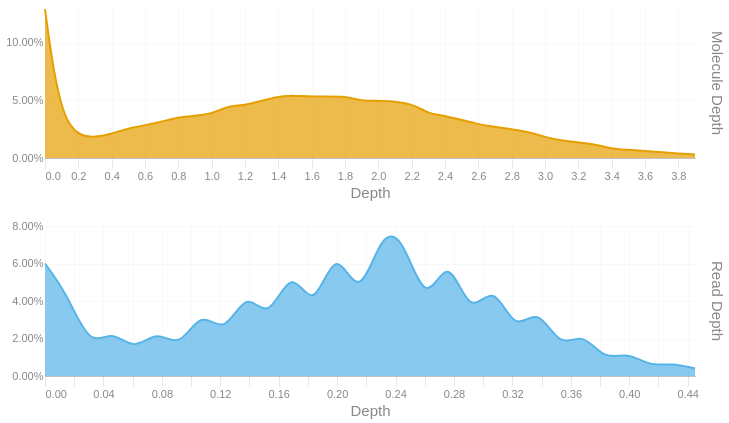

Write notebook code for a chart like this one.
### Code cell
readdep = depth_hist(tb['Read Depth'], q99, 3)
readdep = readdep.with_columns(pl.lit('Read Depth').alias('Metric'))
if not SKIPLR:
    moldep = depth_hist(tb['Molecule Depth'], mol_q99, 1)
    moldep = moldep.with_columns(pl.lit('Molecule Depth').alias('Metric'))
    _hist = pl.concat([readdep, moldep])
    _hist = _hist.filter(pl.col('Proportion') != 0)
    with SafeRender(_hist):
        (
            alt.Chart(_hist)        
            .mark_area(interpolate = "basis")
            .encode(
                x=alt.X('Bin:Q').scale(domainMin=0).axis(alt.Axis(title='Depth')),
                y = alt.Y('Proportion:Q', title = None).axis(format = '.2%'),
                color = alt.Color('Metric:N').legend(None),
                row = alt.Row("Metric:N").header(title = None, labelOrient = 'right'),
                tooltip = [
                    alt.Tooltip("Metric:N", title = "Metric"),
                    alt.Tooltip('Interval:N', title = "Depth Interval"),
                    alt.Tooltip('Proportion:Q', title = "% Alignments").format('.2%')
                ]
            )
            .resolve_scale(x='independent', y='independent')
            .properties(
                height = 150, width = 650,
                usermeta={'embedOptions': {'downloadFileName': f'{samplename}.depth.hist'}}
            )
        ).display()
else:
    readdep = readdep.filter(pl.col('Proportion') != 0)
    with SafeRender(readdep):
        (
            alt.Chart(readdep)        
            .mark_area(interpolate = "basis")
            .encode(
                x=alt.X('Bin:Q').scale(domainMin=0).axis(alt.Axis(title='Depth')),
                y = alt.Y('Proportion:Q', title = None).axis(format = '.2%'),
                tooltip = [
                    alt.Tooltip('Interval:N', title = "Depth Interval"),
                    alt.Tooltip('Proportion:Q', title = "% Alignments").format('.2%')
                ]
            )
            .properties(
                usermeta={'embedOptions': {'downloadFileName': f'{samplename}.depth.hist'}}
            )
        ).display()

### Figure 1 — Vega-Lite specification as saved in the notebook (floating-point values rounded to 4 significant figures)
{"width": 650, "height": 150, "config": {"title": {"anchor": "start", "dy": -15, "fontSize": 18, "color": "#888888", "subtitleColor": "#888888", "subtitleFontSize": 14}, "arc": {"fill": "#0072B2"}, "axis": {"domainColor": "#888888", "domainWidth": 0.5, "gridWidth": 0.2, "grid": false, "titleFontWeight": 400, "titleFontSize": 15, "labelFontSize": 11, "labelColor": "#888888", "tickColor": "#888888", "tickWidth": 0.2, "titleColor": "#888888"}, "axisBand": {"grid": false}, "axisX": {"grid": true, "tickSize": 10, "domainCap": "round"}, "axisY": {"domain": false, "grid": true, "tickSize": 0, "domainCap": "round"}, "background": "transparent", "header": {"labelFontSize": 15, "labelColor": "#888888", "titleFontSize": 15, "titleFontWeight": 600, "titleColor": "#888888"}, "legend": {"labelFont": "sans-serif", "labelFontSize": 12, "labelColor": "#888888", "symbolSize": 100, "symbolType": "circle", "titleFontSize": 12, "titlePadding": 10, "titleColor": "#888888", "title": null}, "range": {"category": ["#E69F00", "#56B4E9", "#009E73", "#F0E442", "#0072B2", "#D55E00", "#CC79A7", "#000000"], "diverging": ["#cfe8f3", "#a2d4ec", "#73bfe2", "#46abdb", "#1696d2", "#12719e"]}, "area": {"fill": "#0072B2", "fillOpacity": 0.7, "line": true, "strokeOpacity": 0.7}, "line": {"color": "#0072B2", "stroke": "#0072B2", "strokeWidth": 2}, "trail": {"color": "#0072B2", "stroke": "#0072B2", "strokeWidth": 0, "size": 1}, "point": {"filled": true, "fillOpacity": 1.0, "size": 95}, "text": {"color": "#888888", "fontSize": 11, "align": "right", "fontWeight": 400, "size": 11}, "bar": {"fill": "#0072B2", "stroke": null}, "view": {"stroke": null, "continuousWidth": 660, "continuousHeight": 400}}, "data": {"name": "data-0a4e98eacdf8ae9d145cfc041645c332"}, "mark": {"type": "area", "interpolate": "basis"}, "encoding": {"color": {"field": "Metric", "legend": null, "type": "nominal"}, "row": {"field": "Metric", "header": {"title": null, "labelOrient": "right"}, "type": "nominal"}, "tooltip": [{"field": "Metric", "title": "Metric", "type": "nominal"}, {"field": "Interval", "title": "Depth Interval", "type": "nominal"}, {"field": "Proportion", "format": ".2%", "title": "% Alignments", "type": "quantitative"}], "x": {"axis": {"title": "Depth"}, "field": "Bin", "scale": {"domainMin": 0}, "type": "quantitative"}, "y": {"axis": {"format": ".2%"}, "field": "Proportion", "title": null, "type": "quantitative"}}, "resolve": {"scale": {"x": "independent", "y": "independent"}}, "usermeta": {"embedOptions": {"downloadFileName": "TF26LRJL0061_5B_10484332_23Y22YLT4_L7.depth.hist"}}, "$schema": "https://vega.github.io/schema/vega-lite/v6.4.1.json", "datasets": {"data-0a4e98eacdf8ae9d145cfc041645c332": [{"Bin": 0.0, "Interval": "0.0-0.015", "Proportion": 0.06, "Metric": "Read Depth"}, {"Bin": 0.015, "Interval": "0.015-0.031", "Proportion": 0.044, "Metric": "Read Depth"}, {"Bin": 0.031, "Interval": "0.031-0.046", "Proportion": 0.015, "Metric": "Read Depth"}, {"Bin": 0.046, "Interval": "0.046-0.061", "Proportion": 0.025, "Metric": "Read Depth"}, {"Bin": 0.061, "Interval": "0.061-0.077", "Proportion": 0.013, "Metric": "Read Depth"}, {"Bin": 0.077, "Interval": "0.077-0.092", "Proportion": 0.025, "Metric": "Read Depth"}, {"Bin": 0.092, "Interval": "0.092-0.107", "Proportion": 0.014, "Metric": "Read Depth"}, {"Bin": 0.107, "Interval": "0.107-0.123", "Proportion": 0.036, "Metric": "Read Depth"}, {"Bin": 0.123, "Interval": "0.123-0.138", "Proportion": 0.021, "Metric": "Read Depth"}, {"Bin": 0.138, "Interval": "0.138-0.153", "Proportion": 0.047, "Metric": "Read Depth"}, {"Bin": 0.153, "Interval": "0.153-0.169", "Proportion": 0.028, "Metric": "Read Depth"}, {"Bin": 0.169, "Interval": "0.169-0.184", "Proportion": 0.06, "Metric": "Read Depth"}, {"Bin": 0.184, "Interval": "0.184-0.199", "Proportion": 0.032, "Metric": "Read Depth"}, {"Bin": 0.199, "Interval": "0.199-0.215", "Proportion": 0.072, "Metric": "Read Depth"}, {"Bin": 0.215, "Interval": "0.215-0.23", "Proportion": 0.038, "Metric": "Read Depth"}, {"Bin": 0.23, "Interval": "0.23-0.245", "Proportion": 0.077, "Metric": "Read Depth"}, {"Bin": 0.245, "Interval": "0.245-0.261", "Proportion": 0.075, "Metric": "Read Depth"}, {"Bin": 0.261, "Interval": "0.261-0.276", "Proportion": 0.035, "Metric": "Read Depth"}, {"Bin": 0.276, "Interval": "0.276-0.291", "Proportion": 0.067, "Metric": "Read Depth"}, {"Bin": 0.291, "Interval": "0.291-0.307", "Proportion": 0.03, "Metric": "Read Depth"}, {"Bin": 0.307, "Interval": "0.307-0.322", "Proportion": 0.051, "Metric": "Read Depth"}, {"Bin": 0.322, "Interval": "0.322-0.337", "Proportion": 0.022, "Metric": "Read Depth"}, {"Bin": 0.337, "Interval": "0.337-0.353", "Proportion": 0.038, "Metric": "Read Depth"}, {"Bin": 0.353, "Interval": "0.353-0.368", "Proportion": 0.014, "Metric": "Read Depth"}, {"Bin": 0.368, "Interval": "0.368-0.383", "Proportion": 0.024, "Metric": "Read Depth"}, {"Bin": 0.383, "Interval": "0.383-0.399", "Proportion": 0.008, "Metric": "Read Depth"}, {"Bin": 0.399, "Interval": "0.399-0.414", "Proportion": 0.013, "Metric": "Read Depth"}, {"Bin": 0.414, "Interval": "0.414-0.429", "Proportion": 0.005, "Metric": "Read Depth"}, {"Bin": 0.429, "Interval": "0.429-0.445", "Proportion": 0.007, "Metric": "Read Depth"}, {"Bin": 0.445, "Interval": "0.445-0.46", "Proportion": 0.004, "Metric": "Read Depth"}, {"Bin": 0.0, "Interval": "0.0-0.1", "Proportion": 0.129, "Metric": "Molecule Depth"}, {"Bin": 0.1, "Interval": "0.1-0.3", "Proportion": 0.022, "Metric": "Molecule Depth"}, {"Bin": 0.3, "Interval": "0.3-0.4", "Proportion": 0.017, "Metric": "Molecule Depth"}, {"Bin": 0.4, "Interval": "0.4-0.5", "Proportion": 0.021, "Metric": "Molecule Depth"}, {"Bin": 0.5, "Interval": "0.5-0.7", "Proportion": 0.026, "Metric": "Molecule Depth"}, {"Bin": 0.7, "Interval": "0.7-0.8", "Proportion": 0.031, "Metric": "Molecule Depth"}, {"Bin": 0.8, "Interval": "0.8-1.0", "Proportion": 0.036, "Metric": "Molecule Depth"}, {"Bin": 1.0, "Interval": "1.0-1.1", "Proportion": 0.037, "Metric": "Molecule Depth"}, {"Bin": 1.1, "Interval": "1.1-1.2", "Proportion": 0.046, "Metric": "Molecule Depth"}, {"Bin": 1.2, "Interval": "1.2-1.4", "Proportion": 0.045, "Metric": "Molecule Depth"}, {"Bin": 1.4, "Interval": "1.4-1.5", "Proportion": 0.054, "Metric": "Molecule Depth"}, {"Bin": 1.5, "Interval": "1.5-1.6", "Proportion": 0.054, "Metric": "Molecule Depth"}, {"Bin": 1.6, "Interval": "1.6-1.8", "Proportion": 0.053, "Metric": "Molecule Depth"}, {"Bin": 1.8, "Interval": "1.8-1.9", "Proportion": 0.054, "Metric": "Molecule Depth"}, {"Bin": 1.9, "Interval": "1.9-2.0", "Proportion": 0.049, "Metric": "Molecule Depth"}, {"Bin": 2.0, "Interval": "2.0-2.2", "Proportion": 0.05, "Metric": "Molecule Depth"}, {"Bin": 2.2, "Interval": "2.2-2.3", "Proportion": 0.048, "Metric": "Molecule Depth"}, {"Bin": 2.3, "Interval": "2.3-2.4", "Proportion": 0.038, "Metric": "Molecule Depth"}, {"Bin": 2.4, "Interval": "2.4-2.6", "Proportion": 0.037, "Metric": "Molecule Depth"}, {"Bin": 2.6, "Interval": "2.6-2.7", "Proportion": 0.029, "Metric": "Molecule Depth"}, {"Bin": 2.7, "Interval": "2.7-2.9", "Proportion": 0.027, "Metric": "Molecule Depth"}, {"Bin": 2.9, "Interval": "2.9-3.0", "Proportion": 0.023, "Metric": "Molecule Depth"}, {"Bin": 3.0, "Interval": "3.0-3.1", "Proportion": 0.018, "Metric": "Molecule Depth"}, {"Bin": 3.1, "Interval": "3.1-3.3", "Proportion": 0.015, "Metric": "Molecule Depth"}, {"Bin": 3.3, "Interval": "3.3-3.4", "Proportion": 0.012, "Metric": "Molecule Depth"}, {"Bin": 3.4, "Interval": "3.4-3.5", "Proportion": 0.008, "Metric": "Molecule Depth"}, {"Bin": 3.5, "Interval": "3.5-3.7", "Proportion": 0.007, "Metric": "Molecule Depth"}, {"Bin": 3.7, "Interval": "3.7-3.8", "Proportion": 0.005, "Metric": "Molecule Depth"}, {"Bin": 3.8, "Interval": "3.8-3.9", "Proportion": 0.004, "Metric": "Molecule Depth"}, {"Bin": 3.9, "Interval": "3.9-4.08", "Proportion": 0.003, "Metric": "Molecule Depth"}]}}
